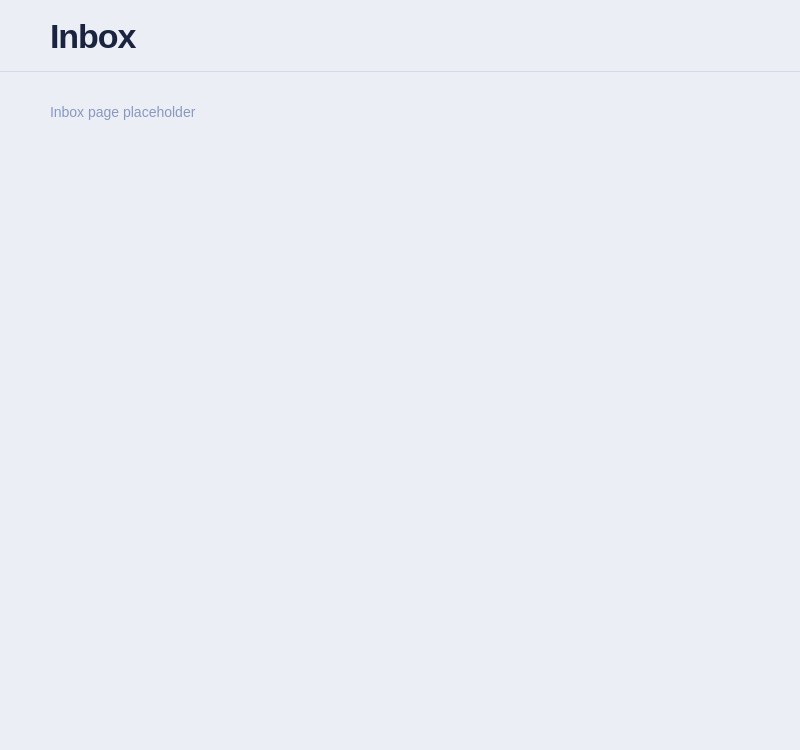
<?xml version="1.0" encoding="UTF-8"?>
<ui version="4.0">
 <class>Inbox</class>
 <widget class="QWidget" name="Inbox">
  <property name="geometry">
   <rect>
    <x>0</x>
    <y>0</y>
    <width>800</width>
    <height>750</height>
   </rect>
  </property>
  <property name="styleSheet">
   <string notr="true">QWidget#Inbox { background-color: #eceef5; }
QWidget#inboxHeader { background-color: #eceef5; border-bottom: 1px solid #d4d8ea; }
QLabel#labelInboxTitle { color: #1a2440; font-size: 34px; font-weight: 700; letter-spacing: -1px; }
QLabel#labelInboxPlaceholder { color: #8898c0; font-size: 14px; }</string>
  </property>
  <layout class="QVBoxLayout" name="verticalLayout">
   <property name="spacing">
    <number>0</number>
   </property>
   <property name="leftMargin">
    <number>0</number>
   </property>
   <property name="topMargin">
    <number>0</number>
   </property>
   <property name="rightMargin">
    <number>0</number>
   </property>
   <property name="bottomMargin">
    <number>0</number>
   </property>
   <item>
    <widget class="QWidget" name="inboxHeader" native="true">
     <property name="minimumSize">
      <size>
       <width>0</width>
       <height>72</height>
      </size>
     </property>
     <property name="maximumSize">
      <size>
       <width>16777215</width>
       <height>72</height>
      </size>
     </property>
     <layout class="QHBoxLayout" name="horizontalLayout">
      <property name="leftMargin">
       <number>50</number>
      </property>
      <property name="topMargin">
       <number>0</number>
      </property>
      <property name="rightMargin">
       <number>50</number>
      </property>
      <property name="bottomMargin">
       <number>0</number>
      </property>
      <item>
       <widget class="QLabel" name="labelInboxTitle">
        <property name="text">
         <string>Inbox</string>
        </property>
       </widget>
      </item>
      <item>
       <spacer name="horizontalSpacer">
        <property name="orientation">
         <enum>Qt::Orientation::Horizontal</enum>
        </property>
        <property name="sizeHint" stdset="0">
         <size>
          <width>40</width>
          <height>20</height>
         </size>
        </property>
       </spacer>
      </item>
     </layout>
    </widget>
   </item>
   <item>
    <widget class="QWidget" name="inboxBody" native="true">
     <layout class="QVBoxLayout" name="verticalLayout_2">
      <property name="leftMargin">
       <number>50</number>
      </property>
      <property name="topMargin">
       <number>32</number>
      </property>
      <property name="rightMargin">
       <number>50</number>
      </property>
      <property name="bottomMargin">
       <number>40</number>
      </property>
      <item>
       <widget class="QLabel" name="labelInboxPlaceholder">
        <property name="text">
         <string>Inbox page placeholder</string>
        </property>
       </widget>
      </item>
      <item>
       <spacer name="verticalSpacer">
        <property name="orientation">
         <enum>Qt::Orientation::Vertical</enum>
        </property>
        <property name="sizeHint" stdset="0">
         <size>
          <width>20</width>
          <height>40</height>
         </size>
        </property>
       </spacer>
      </item>
     </layout>
    </widget>
   </item>
  </layout>
 </widget>
 <resources/>
 <connections/>
</ui>
